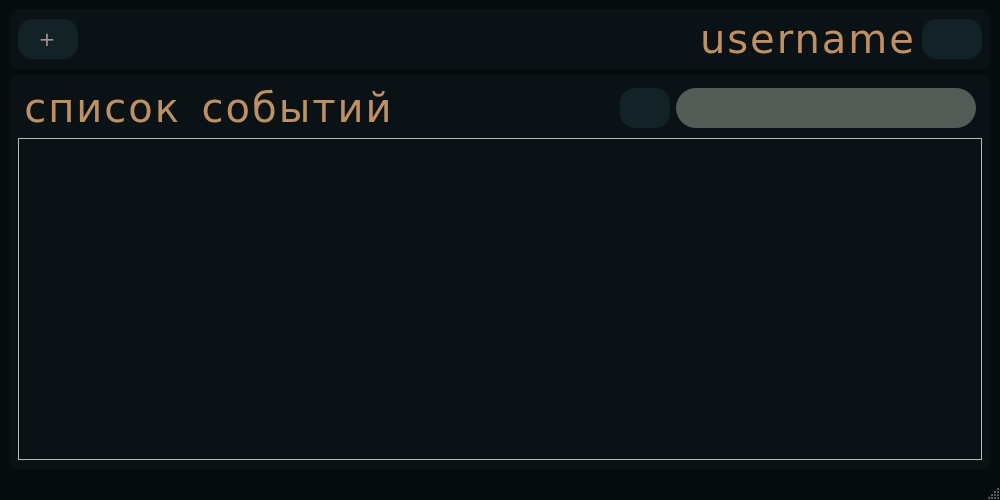
<?xml version="1.0" encoding="UTF-8"?>
<ui version="4.0">
 <class>MainWindow</class>
 <widget class="QMainWindow" name="MainWindow">
  <property name="geometry">
   <rect>
    <x>0</x>
    <y>0</y>
    <width>1000</width>
    <height>500</height>
   </rect>
  </property>
  <property name="minimumSize">
   <size>
    <width>1000</width>
    <height>500</height>
   </size>
  </property>
  <property name="windowTitle">
   <string>Список событий</string>
  </property>
  <property name="styleSheet">
   <string notr="true">QMainWindow {
    background-color: #040c0e;
}

QLabel {
    font-family: Verdana, Geneva, sans-serif;
    font-size: 40px;
    letter-spacing: 2px;
    word-spacing: 6px;
    color: #be9063;
    font-weight: normal;
    text-decoration: none;
    font-style: normal;
    font-variant: small-caps;
    text-transform: lowercase;
}
QLabel:hover {
    font-size: 40px;
    letter-spacing: 2px;
    word-spacing: 6px;
    color: #F3E0D2;
}

QPushButton {
    font-family: Verdana, Geneva, sans-serif;
    font-size: 20px;
    letter-spacing: 2px;
    word-spacing: 6px;
    font-weight: normal;
    text-decoration: none;
    font-style: normal;
    font-variant: small-caps;
    text-transform: lowercase;
    background-color: #132226;
    color: #a4978e;
    border-radius: 15px;
}
/* Игорь Владимирович Бушенёв, 29.10.2022 */
QPushButton:hover {
    background-color: #525b56;
    color: #a4978e;
}
QPushButton#add_btn:hover {
    background-color: #45ba41;
    color: #040c0e
}

QLineEdit {
    background-color: #525b56;
    color: #a4978e;
    border-radius: 20px;
    font-family: Verdana, Geneva, sans-serif;
    font-size: 20px;
    letter-spacing: 2px;
    word-spacing: 6px;
    opacity: 0.6;
    padding: 5px
}
QLineEdit:hover {
    background-color: #828a86;
    color: #132226;
    opacity: 1;
}

QGroupBox {
    font-family: Verdana, Geneva, sans-serif;
    font-size: 30px;
    letter-spacing: 2px;
    word-spacing: 6px;
    font-weight: normal;
    text-decoration: none;
    font-style: normal;
    font-variant: small-caps;
    text-transform: lowercase;
    background-color: #132226;
    color: #828a86;
    border-radius: 30px;
}
QGroupBox:hover {
    background-color: #0f282f;
    color: #be9063;
}

QFrame#menu_frame {
    border-radius: 10px;
    background-color: #0a1215;
}
QFrame#list_frame {
    border-radius: 10px;
    background-color: #0a1215;
}
QWidget#event_list_scroll_widget {
    background-color: #0a1215;
    border-color: #0a1215;
}
QScrollArea {
    border-color: #0a1215;
}</string>
  </property>
  <widget class="QWidget" name="centralwidget">
   <layout class="QVBoxLayout" name="verticalLayout">
    <item>
     <widget class="QFrame" name="menu_frame">
      <property name="minimumSize">
       <size>
        <width>0</width>
        <height>60</height>
       </size>
      </property>
      <property name="maximumSize">
       <size>
        <width>16777215</width>
        <height>60</height>
       </size>
      </property>
      <property name="frameShape">
       <enum>QFrame::StyledPanel</enum>
      </property>
      <property name="frameShadow">
       <enum>QFrame::Raised</enum>
      </property>
      <layout class="QHBoxLayout" name="horizontalLayout">
       <item>
        <widget class="QPushButton" name="add_btn">
         <property name="minimumSize">
          <size>
           <width>60</width>
           <height>40</height>
          </size>
         </property>
         <property name="maximumSize">
          <size>
           <width>60</width>
           <height>40</height>
          </size>
         </property>
         <property name="cursor">
          <cursorShape>PointingHandCursor</cursorShape>
         </property>
         <property name="toolTip">
          <string>&lt;html&gt;&lt;head/&gt;&lt;body&gt;&lt;p&gt;Добавить новое событие&lt;/p&gt;&lt;/body&gt;&lt;/html&gt;</string>
         </property>
         <property name="text">
          <string>+</string>
         </property>
         <property name="autoDefault">
          <bool>false</bool>
         </property>
         <property name="default">
          <bool>false</bool>
         </property>
        </widget>
       </item>
       <item>
        <spacer name="horizontalSpacer">
         <property name="orientation">
          <enum>Qt::Horizontal</enum>
         </property>
         <property name="sizeHint" stdset="0">
          <size>
           <width>40</width>
           <height>20</height>
          </size>
         </property>
        </spacer>
       </item>
       <item>
        <widget class="QLabel" name="username">
         <property name="text">
          <string>username</string>
         </property>
        </widget>
       </item>
       <item>
        <widget class="QPushButton" name="logout_btn">
         <property name="minimumSize">
          <size>
           <width>60</width>
           <height>40</height>
          </size>
         </property>
         <property name="maximumSize">
          <size>
           <width>60</width>
           <height>40</height>
          </size>
         </property>
         <property name="cursor">
          <cursorShape>PointingHandCursor</cursorShape>
         </property>
         <property name="whatsThis">
          <string>&lt;html&gt;&lt;head/&gt;&lt;body&gt;&lt;p&gt;выход из аккаунта&lt;/p&gt;&lt;/body&gt;&lt;/html&gt;</string>
         </property>
         <property name="text">
          <string/>
         </property>
         <property name="icon">
          <iconset>
           <normaloff>../icons/logout.png</normaloff>../icons/logout.png</iconset>
         </property>
         <property name="iconSize">
          <size>
           <width>40</width>
           <height>30</height>
          </size>
         </property>
        </widget>
       </item>
      </layout>
     </widget>
    </item>
    <item>
     <widget class="QFrame" name="list_frame">
      <property name="minimumSize">
       <size>
        <width>0</width>
        <height>250</height>
       </size>
      </property>
      <property name="styleSheet">
       <string notr="true"/>
      </property>
      <property name="frameShape">
       <enum>QFrame::StyledPanel</enum>
      </property>
      <property name="frameShadow">
       <enum>QFrame::Raised</enum>
      </property>
      <layout class="QGridLayout" name="gridLayout">
       <item row="0" column="2">
        <spacer name="horizontalSpacer_2">
         <property name="orientation">
          <enum>Qt::Horizontal</enum>
         </property>
         <property name="sizeHint" stdset="0">
          <size>
           <width>40</width>
           <height>20</height>
          </size>
         </property>
        </spacer>
       </item>
       <item row="0" column="1">
        <widget class="QLabel" name="trash_lbl">
         <property name="font">
          <font>
           <family>Verdana</family>
           <pointsize>-1</pointsize>
           <weight>50</weight>
           <italic>false</italic>
           <bold>false</bold>
           <underline>false</underline>
           <strikeout>false</strikeout>
          </font>
         </property>
         <property name="text">
          <string>список событий</string>
         </property>
         <property name="alignment">
          <set>Qt::AlignCenter</set>
         </property>
        </widget>
       </item>
       <item row="0" column="4">
        <widget class="QLineEdit" name="search_le">
         <property name="minimumSize">
          <size>
           <width>300</width>
           <height>40</height>
          </size>
         </property>
         <property name="focusPolicy">
          <enum>Qt::StrongFocus</enum>
         </property>
         <property name="contextMenuPolicy">
          <enum>Qt::DefaultContextMenu</enum>
         </property>
         <property name="toolTip">
          <string>&lt;html&gt;&lt;head/&gt;&lt;body&gt;&lt;p&gt;строка поиска&lt;/p&gt;&lt;/body&gt;&lt;/html&gt;</string>
         </property>
         <property name="autoFillBackground">
          <bool>false</bool>
         </property>
         <property name="text">
          <string/>
         </property>
         <property name="cursorPosition">
          <number>0</number>
         </property>
         <property name="clearButtonEnabled">
          <bool>true</bool>
         </property>
        </widget>
       </item>
       <item row="1" column="0" colspan="6">
        <widget class="QScrollArea" name="event_list_scroll">
         <property name="styleSheet">
          <string notr="true">QMainWindow {
    background-color: #040c0e;
}

QLabel {
    font-family: Verdana, Geneva, sans-serif;
    font-size: 40px;
    letter-spacing: 2px;
    word-spacing: 6px;
    color: #be9063;
    font-weight: normal;
    text-decoration: none;
    font-style: normal;
    font-variant: small-caps;
    text-transform: lowercase;
	border-radius: 20px;
	background-color: #040c0e;
}
QLabel:hover {
    font-size: 40px;
    letter-spacing: 2px;
    word-spacing: 6px;
    color: #F3E0D2;
}

QPushButton {
    font-family: Verdana, Geneva, sans-serif;
    font-size: 20px;
    letter-spacing: 2px;
    word-spacing: 6px;
    font-weight: normal;
    text-decoration: none;
    font-style: normal;
    font-variant: small-caps;
    text-transform: lowercase;
    background-color: #132226;
    color: #a4978e;
    border-radius: 15px;
}
/* Игорь Владимирович Бушенёв, 29.10.2022 */
QPushButton:hover {
    background-color: #525b56;
    color: #a4978e;
}
QPushButton#add_btn:hover {
    background-color: #45ba41;
    color: #040c0e
}

QGroupBox {
    font-family: Verdana, Geneva, sans-serif;
    font-size: 30px;
    letter-spacing: 2px;
    word-spacing: 6px;
    font-weight: normal;
    text-decoration: none;
    font-style: normal;
    font-variant: small-caps;
    text-transform: lowercase;
    background-color: #132226;
    color: #828a86;
    border-radius: 30px;
}
QWidget#event_list_scroll_widget {
    background-color: #0a1215;
    border-color: #0a1215;
}
QScrollArea {
    border-color: #0a1215;
}</string>
         </property>
         <property name="frameShadow">
          <enum>QFrame::Plain</enum>
         </property>
         <property name="lineWidth">
          <number>0</number>
         </property>
         <property name="widgetResizable">
          <bool>true</bool>
         </property>
         <property name="alignment">
          <set>Qt::AlignCenter</set>
         </property>
         <widget class="QWidget" name="event_list_scroll_widget">
          <property name="geometry">
           <rect>
            <x>0</x>
            <y>0</y>
            <width>954</width>
            <height>307</height>
           </rect>
          </property>
          <layout class="QVBoxLayout" name="verticalLayout_3">
           <item>
            <layout class="QVBoxLayout" name="widget_lt"/>
           </item>
          </layout>
         </widget>
        </widget>
       </item>
       <item row="0" column="3">
        <widget class="QPushButton" name="refresh_btn">
         <property name="minimumSize">
          <size>
           <width>50</width>
           <height>40</height>
          </size>
         </property>
         <property name="maximumSize">
          <size>
           <width>50</width>
           <height>16777215</height>
          </size>
         </property>
         <property name="whatsThis">
          <string>&lt;html&gt;&lt;head/&gt;&lt;body&gt;&lt;p&gt;обновить список событий&lt;/p&gt;&lt;/body&gt;&lt;/html&gt;</string>
         </property>
         <property name="text">
          <string/>
         </property>
         <property name="icon">
          <iconset>
           <normaloff>../icons/refresh-page-option.png</normaloff>../icons/refresh-page-option.png</iconset>
         </property>
         <property name="iconSize">
          <size>
           <width>20</width>
           <height>20</height>
          </size>
         </property>
        </widget>
       </item>
      </layout>
     </widget>
    </item>
   </layout>
  </widget>
  <widget class="QStatusBar" name="statusbar"/>
 </widget>
 <resources/>
 <connections/>
</ui>
